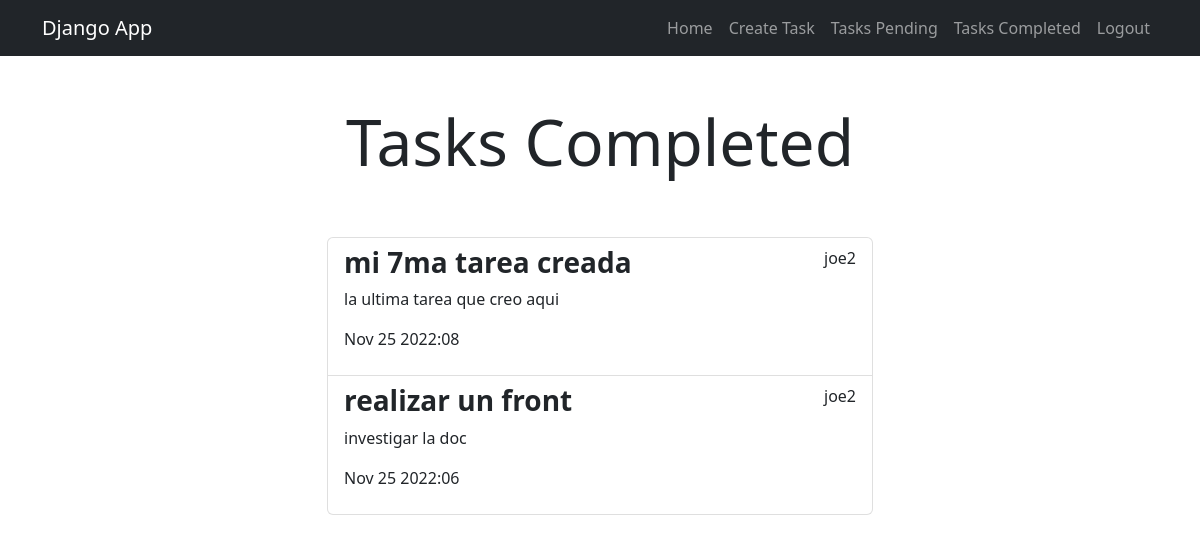
/tasks_completed/ (signed in), run on the app's committed database.
### tasks/models.py (models this page shows, shortened)
class Task(models.Model):
    title = models.CharField(max_length=100)
    description = models.TextField(blank=True)
    created = models.DateTimeField(auto_now_add=True)
    datecompleted = models.DateTimeField(null=True, blank=True) # Se le agrega blank para no ser dato requerido en el administrador
    important = models.BooleanField(default=False)
    user = models.ForeignKey(User, on_delete=models.CASCADE)

### tasks/views.py (the view)
# urls.py: path('tasks_completed/',views.tasks_completed, name='tasks_completed'),
@login_required
def tasks_completed(request):
    tasks = Task.objects.filter(user=request.user, datecompleted__isnull=False).order_by('-datecompleted')
    return render(request,'tasks.html', {
        'tasks': tasks,
        'type': 'Completed'
    })

### tasks/templates/tasks.html
{% extends 'base.html' %}
{% block content %}
<main class="container">
    <div class="row">
        <div class="col-md-6 offset-md-3">
            <h1 class="text-center display-3 py-5">Tasks {{type}}</h1>
            <ul class="list-group">
                {% for task in tasks %}
                    <a class="list-group-item" href="{% url 'task_detail' task.id %}">
                        <header class="d-flex justify-content-between">
                            {% if task.important %}
                            <h3 class="fw-bold text-success">{{task.title}}</h3>
                            {% else %}
                            <h3 class="fw-bold">{{task.title}}</h3>
                            {% endif %}
                            <p>{{task.user.username}}</p>
                        </header>
                        <p>{{task.description}}</p>
                        <p>{{task.datecompleted|date:'M j Y:i'}}</p>
                    </a>
                {% endfor %}
            </ul>
        </div>
    </div>
</main>
{% endblock %}

### data on the page
Task: title "mi 7ma tarea creada", user.username "joe2", description "la ultima tarea que creo aqui", datecompleted "Nov 25 2022:08"
Task: title "realizar un front", user.username "joe2", description "investigar la doc", datecompleted "Nov 25 2022:06"

### other printed values
{{ type }} "Completed"
